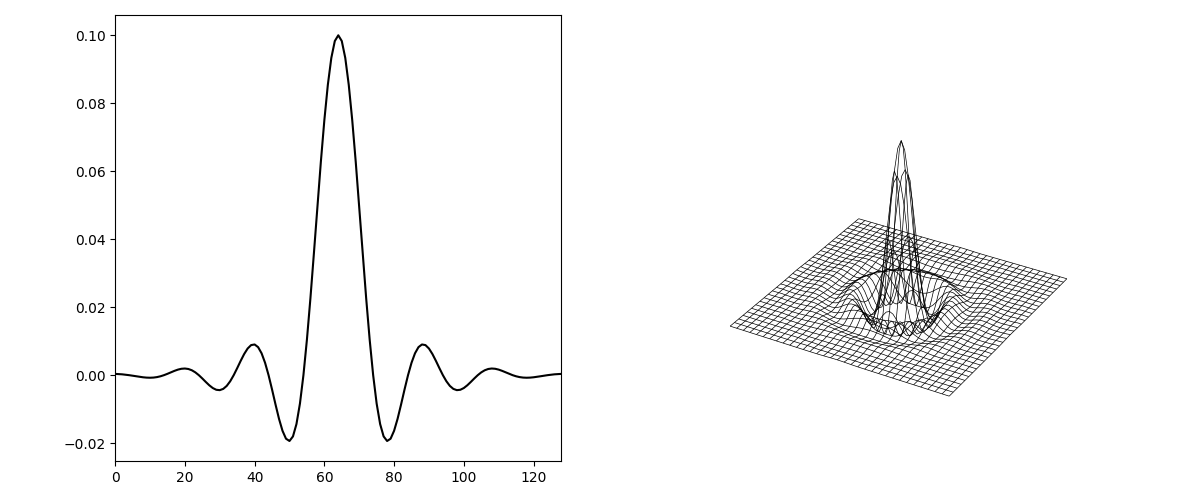

The Python source for this figure:
import os
import sys
import numpy as np
import matplotlib.pyplot as plt
from mpl_toolkits.mplot3d import Axes3D  # noqa: F401

# Allow imports from project root (General, libDIP, libDIPUM)
ROOT = os.path.abspath(os.path.join(os.path.dirname(__file__), "..", ".."))
if ROOT not in sys.path:
    sys.path.append(ROOT)

from helpers.fir1 import fir1
from helpers.ftrans2 import ftrans2

# Lowpass filtering
lp, _ = fir1(128, 0.1)

# 2-D separable lowpass filter
lp2s = np.outer(lp, lp)

# 2-D Circularly symmetric lowpass filter
lp2c = ftrans2(lp)

# Display
fig = plt.figure(figsize=(12, 5))

ax1 = fig.add_subplot(1, 2, 1)
ax1.plot(lp, color="k")
ax1.set_box_aspect(1)  # MATLAB-like axis square (subplot box square)
ax1.margins(x=0)

ax2 = fig.add_subplot(1, 2, 2, projection="3d")
Z = lp2c[::2, ::2]
X, Y = np.meshgrid(np.arange(Z.shape[1]), np.arange(Z.shape[0]))
ax2.plot_wireframe(X, Y, Z, color="k", linewidth=0.5)
ax2.set_axis_off()

plt.tight_layout()
plt.savefig("Figure360.png")
print("Saved Figure360.png")
plt.show()
